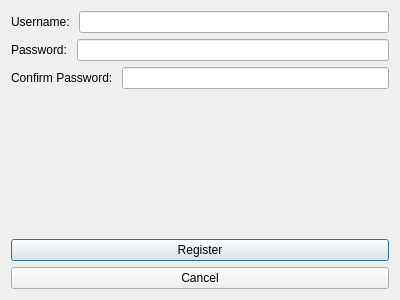
<?xml version="1.0" encoding="UTF-8"?>
<ui version="4.0">
 <class>RegisterWindow</class>
 <widget class="QDialog" name="RegisterWindow">
  <property name="geometry">
   <rect>
    <x>0</x>
    <y>0</y>
    <width>400</width>
    <height>300</height>
   </rect>
  </property>
  <property name="windowTitle">
   <string>Register Account - Credentials Storage</string>
  </property>
  <layout class="QGridLayout" name="gridLayout">
   <item row="0" column="0">
    <layout class="QVBoxLayout" name="verticalLayout">
     <item>
      <layout class="QHBoxLayout" name="horizontalLayout_3">
       <item>
        <widget class="QLabel" name="label_username">
         <property name="text">
          <string>Username: </string>
         </property>
        </widget>
       </item>
       <item>
        <widget class="QLineEdit" name="lineEdit_username"/>
       </item>
      </layout>
     </item>
     <item>
      <layout class="QHBoxLayout" name="horizontalLayout_2">
       <item>
        <widget class="QLabel" name="label_password">
         <property name="text">
          <string>Password: </string>
         </property>
        </widget>
       </item>
       <item>
        <widget class="QLineEdit" name="lineEdit_password">
         <property name="echoMode">
          <enum>QLineEdit::Password</enum>
         </property>
        </widget>
       </item>
      </layout>
     </item>
     <item>
      <layout class="QHBoxLayout" name="horizontalLayout">
       <item>
        <widget class="QLabel" name="label_confirm_password">
         <property name="text">
          <string>Confirm Password: </string>
         </property>
        </widget>
       </item>
       <item>
        <widget class="QLineEdit" name="lineEdit_confirm_password">
         <property name="echoMode">
          <enum>QLineEdit::Password</enum>
         </property>
        </widget>
       </item>
      </layout>
     </item>
     <item>
      <widget class="QLabel" name="label">
       <property name="text">
        <string/>
       </property>
       <property name="alignment">
        <set>Qt::AlignCenter</set>
       </property>
      </widget>
     </item>
     <item>
      <widget class="QPushButton" name="pushButton_register">
       <property name="text">
        <string>Register</string>
       </property>
      </widget>
     </item>
    </layout>
   </item>
   <item row="1" column="0">
    <widget class="QPushButton" name="pushButton_cancel">
     <property name="text">
      <string>Cancel</string>
     </property>
    </widget>
   </item>
  </layout>
 </widget>
 <resources/>
 <connections/>
</ui>
